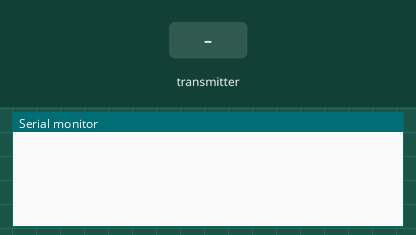
Recording of a sketch running on a simulated Arduino Mega 2560, built with avr-gcc and run on an emulated ATmega2560. Shown: the last lines printed to the serial monitor. The inputs (shaded band) are chosen by the test bench. No radio packets arrive unless stated.

Above: at 1.2 s.
1.3 s: the transmitter starts sending pos = 0
At 1.37 s:
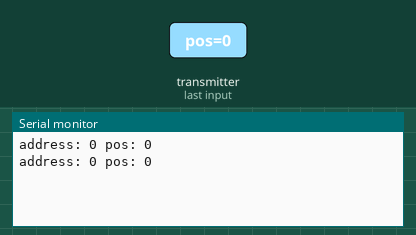
3.2 s: the transmitter starts sending address = 128
At 3.27 s:
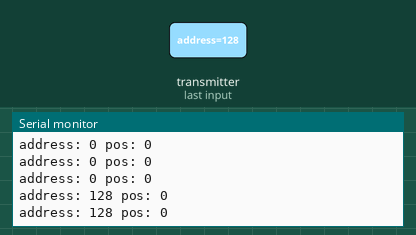
6.2 s: the transmitter starts sending pos = 256
At 6.32 s:
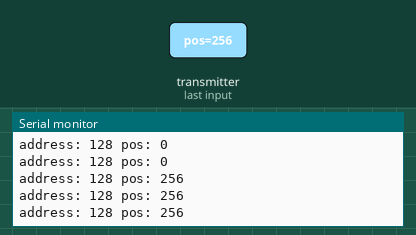
7.7 s: the transmitter starts sending address = 64
At 7.77 s:
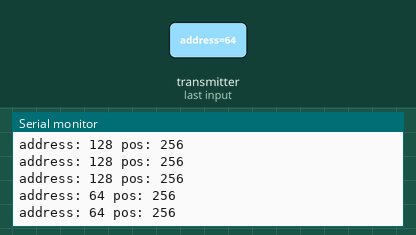
Timing chart, 0 to 10.7 s (numbered marks = the images above; inputs shaded):
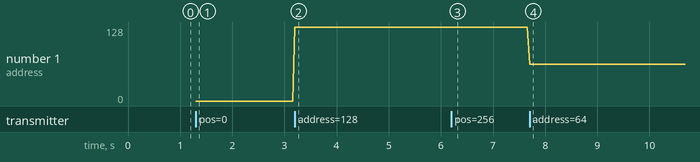

The sketch:

Node.ino
```cpp
//Include Libraries
#include <SPI.h>
#include <nRF24L01.h>
#include <RF24.h>

//create an RF24 object
RF24 radio(7,30);  // CE, CSN

//address through which two modules communicate.
const byte address[6] = "00000";

typedef struct {
  int16_t pos;
  uint8_t address;
}data;

data leaderData;


void setup()
{
  while (!Serial);
    Serial.begin(9600);

  radio.begin();

  //set the address
  radio.openReadingPipe(0, address);

  //Set module as receiver
  radio.startListening();
}

void loop()
{
  //Read the data if available in buffer
  if (radio.available())
  {
//    char text[32] = {0};
//    radio.read(&text, sizeof(text));

    radio.read(&leaderData, sizeof(leaderData));

    printStruct(leaderData);
  }
}

void printStruct(data d){
  Serial.print("address: ");
  Serial.print(d.address);
  Serial.print(" pos: ");
  Serial.println(d.pos);
}
```

Measured:
- after the input at 1.3 s, the serial monitor: prints a new line at once (image 1)
- after the input at 3.2 s, the serial monitor: prints a new line at once (image 2)
- after the input at 6.2 s, the serial monitor: prints a new line at once (image 3)
- after the input at 7.7 s, the serial monitor: prints a new line at once (image 4)
- plotted number 1: 0 → 128 after the input at 3.2 s, 128 → 64 after the input at 7.7 s
